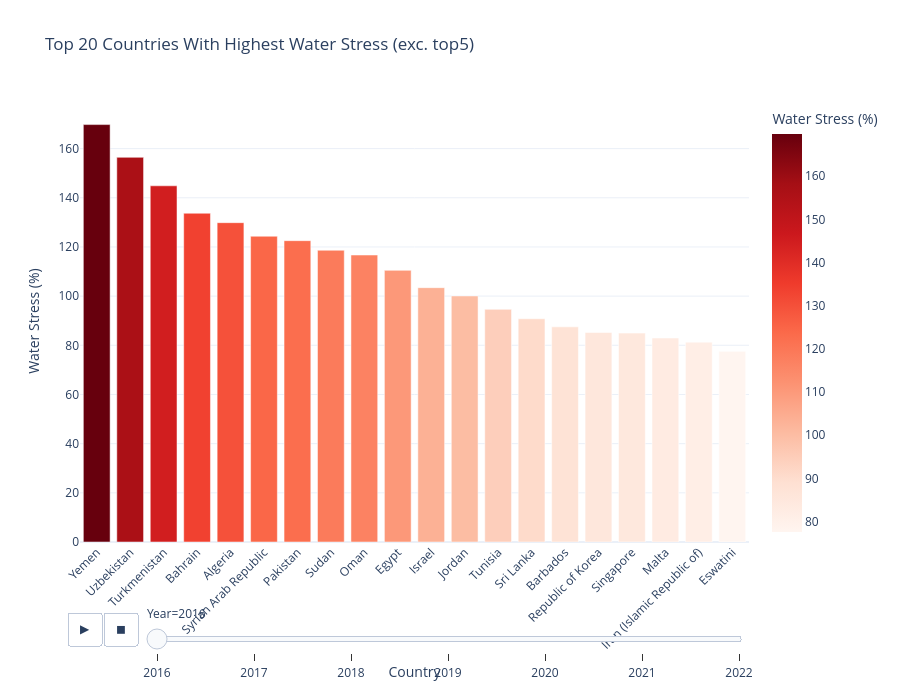

The code cell stored with this chart in its notebook:
### Code cell
# visualisation 3: top 20 countries with highest water stress (excluding Kuwait, UAE, Saudi Arabia, Libya, Qatar)
excluded_countries_out = ['World', 'Europe', 'Asia', 'High-income countries', 'Low-income countries','European Union (27)', 
                      'Least Developed Countries', 'Western Asia', 'Sub-Saharan Africa', 'Southern Asia', 'South-eastern Asia',
                      'Oceania', 'Oceania (excluding Australia and New Zealand)', 'Northern Africa','Northern Africa and Western Asia', 'Northern America', 'Latin America and the Caribbean',
                      'Land Locked Developing Countries', 'Europe and Northern America', 'Eastern Asia', 'Eastern and South-Eastern Asia', 
                      'Central Asia','Central and Southern Asia', 'Kuwait', 'United Arab Emirates', 'Saudi Arabia', 'Libya', 'Qatar'] 

global_stress_out = water_stress_global[~water_stress_global['Area'].isin(excluded_countries_out)].copy()

highest_stress_out = (global_stress_out.groupby('Year', group_keys=False).apply(lambda x: x.nlargest(20, 'Value')))
fig = px.bar(
    highest_stress_out,
    x='Area',
    y='Value',
    color='Value',
    color_continuous_scale='Reds',
    animation_frame='Year',
    range_y=[0, highest_stress_out['Value'].max() + 10],
    title='Top 20 Countries With Highest Water Stress (exc. top5)',
    labels={'Value': 'Water Stress (%)', 'Area': 'Country'}
)

fig.update_layout(
    template='plotly_white',
    xaxis_tickangle=-45,
    height=700,
    transition={'duration': 500}
)

fig.write_html("../visualizations/top_20_water_stress_excluding.html")
fig.show()

### Figure 1 — Plotly figure (JSON) as saved in the notebook; plotly's stock layout.template omitted (floating-point values rounded to 4 significant figures)
{"data": [{"hovertemplate": "Year=2016<br>Country=%{x}<br>Water Stress (%)=%{marker.color}<extra></extra>", "legendgroup": "", "marker": {"color": [169.8, 156.4, 144.9, 133.7, 129.9, 124.4, 122.6, 118.7, 116.7, 110.5, 103.4, 100.1, 94.61, 90.79, 87.5, 85.22, 84.97, 82.97, 81.29, 77.56], "coloraxis": "coloraxis", "pattern": {"shape": ""}}, "name": "", "orientation": "v", "showlegend": false, "textposition": "auto", "type": "bar", "x": ["Yemen", "Uzbekistan", "Turkmenistan", "Bahrain", "Algeria", "Syrian Arab Republic", "Pakistan", "Sudan", "Oman", "Egypt", "Israel", "Jordan", "Tunisia", "Sri Lanka", "Barbados", "Republic of Korea", "Singapore", "Malta", "Iran (Islamic Republic of)", "Eswatini"], "xaxis": "x", "y": [169.8, 156.4, 144.9, 133.7, 129.9, 124.4, 122.6, 118.7, 116.7, 110.5, 103.4, 100.1, 94.61, 90.79, 87.5, 85.22, 84.97, 82.97, 81.29, 77.56], "yaxis": "y"}], "layout": {"barmode": "relative", "coloraxis": {"colorbar": {"title": {"text": "Water Stress (%)"}}, "colorscale": [[0, "rgb(255,245,240)"], [0.125, "rgb(254,224,210)"], [0.25, "rgb(252,187,161)"], [0.375, "rgb(252,146,114)"], [0.5, "rgb(251,106,74)"], [0.625, "rgb(239,59,44)"], [0.75, "rgb(203,24,29)"], [0.875, "rgb(165,15,21)"], [1, "rgb(103,0,13)"]]}, "height": 700, "legend": {"tracegroupgap": 0}, "sliders": [{"active": 0, "currentvalue": {"prefix": "Year="}, "len": 0.9, "pad": {"b": 10, "t": 60}, "steps": [{"args": [["2016"], {"frame": {"duration": 0, "redraw": true}, "fromcurrent": true, "mode": "immediate", "transition": {"duration": 0, "easing": "linear"}}], "label": "2016", "method": "animate"}, {"args": [["2017"], {"frame": {"duration": 0, "redraw": true}, "fromcurrent": true, "mode": "immediate", "transition": {"duration": 0, "easing": "linear"}}], "label": "2017", "method": "animate"}, {"args": [["2018"], {"frame": {"duration": 0, "redraw": true}, "fromcurrent": true, "mode": "immediate", "transition": {"duration": 0, "easing": "linear"}}], "label": "2018", "method": "animate"}, {"args": [["2019"], {"frame": {"duration": 0, "redraw": true}, "fromcurrent": true, "mode": "immediate", "transition": {"duration": 0, "easing": "linear"}}], "label": "2019", "method": "animate"}, {"args": [["2020"], {"frame": {"duration": 0, "redraw": true}, "fromcurrent": true, "mode": "immediate", "transition": {"duration": 0, "easing": "linear"}}], "label": "2020", "method": "animate"}, {"args": [["2021"], {"frame": {"duration": 0, "redraw": true}, "fromcurrent": true, "mode": "immediate", "transition": {"duration": 0, "easing": "linear"}}], "label": "2021", "method": "animate"}, {"args": [["2022"], {"frame": {"duration": 0, "redraw": true}, "fromcurrent": true, "mode": "immediate", "transition": {"duration": 0, "easing": "linear"}}], "label": "2022", "method": "animate"}], "x": 0.1, "xanchor": "left", "y": 0, "yanchor": "top"}], "title": {"text": "Top 20 Countries With Highest Water Stress (exc. top5)"}, "transition": {"duration": 500}, "updatemenus": [{"buttons": [{"args": [null, {"frame": {"duration": 500, "redraw": true}, "fromcurrent": true, "mode": "immediate", "transition": {"duration": 500, "easing": "linear"}}], "label": "&#9654;", "method": "animate"}, {"args": [[null], {"frame": {"duration": 0, "redraw": true}, "fromcurrent": true, "mode": "immediate", "transition": {"duration": 0, "easing": "linear"}}], "label": "&#9724;", "method": "animate"}], "direction": "left", "pad": {"r": 10, "t": 70}, "showactive": false, "type": "buttons", "x": 0.1, "xanchor": "right", "y": 0, "yanchor": "top"}], "xaxis": {"anchor": "y", "domain": [0, 1], "tickangle": -45, "title": {"text": "Country"}}, "yaxis": {"anchor": "x", "domain": [0, 1], "range": [0, 179.8], "title": {"text": "Water Stress (%)"}}}}
